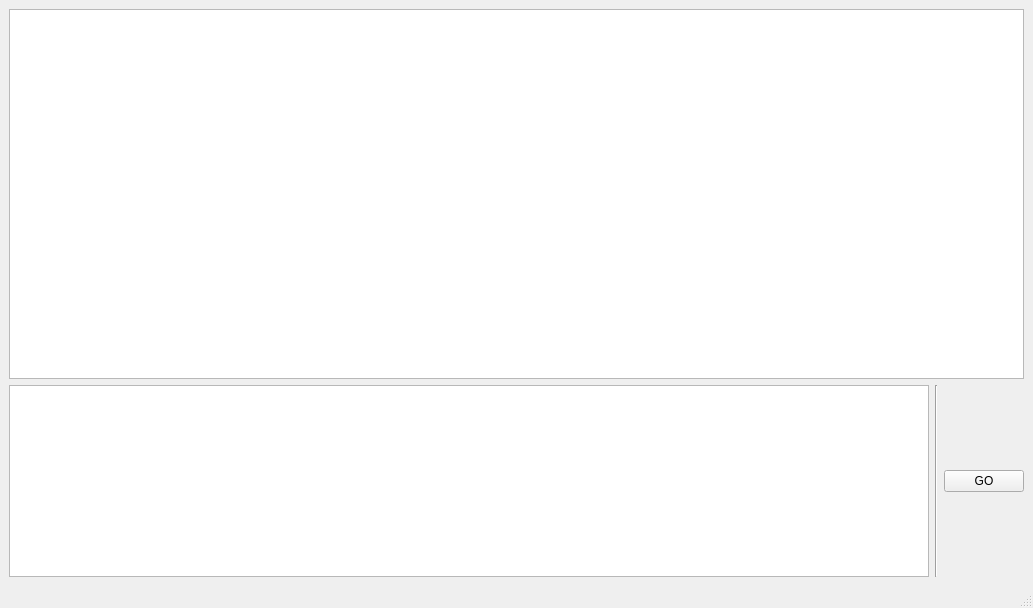
<?xml version="1.0" encoding="UTF-8"?>
<ui version="4.0">
 <class>GraphicsTest</class>
 <widget class="QMainWindow" name="GraphicsTest">
  <property name="geometry">
   <rect>
    <x>0</x>
    <y>0</y>
    <width>1033</width>
    <height>608</height>
   </rect>
  </property>
  <property name="windowTitle">
   <string>GraphicsTest</string>
  </property>
  <widget class="QWidget" name="centralwidget">
   <layout class="QVBoxLayout" name="verticalLayout">
    <item>
     <widget class="QGraphicsView" name="view"/>
    </item>
    <item>
     <layout class="QHBoxLayout" name="horizontalLayout">
      <item>
       <widget class="QPlainTextEdit" name="pte_ask">
        <property name="sizePolicy">
         <sizepolicy hsizetype="Expanding" vsizetype="Minimum">
          <horstretch>0</horstretch>
          <verstretch>0</verstretch>
         </sizepolicy>
        </property>
        <property name="maximumSize">
         <size>
          <width>16777215</width>
          <height>300</height>
         </size>
        </property>
       </widget>
      </item>
      <item>
       <widget class="Line" name="line">
        <property name="orientation">
         <enum>Qt::Orientation::Vertical</enum>
        </property>
       </widget>
      </item>
      <item>
       <widget class="QPushButton" name="b_go">
        <property name="text">
         <string>GO</string>
        </property>
       </widget>
      </item>
     </layout>
    </item>
   </layout>
  </widget>
  <widget class="QMenuBar" name="menubar">
   <property name="geometry">
    <rect>
     <x>0</x>
     <y>0</y>
     <width>1033</width>
     <height>19</height>
    </rect>
   </property>
  </widget>
  <widget class="QStatusBar" name="statusbar"/>
 </widget>
 <resources/>
 <connections/>
</ui>
